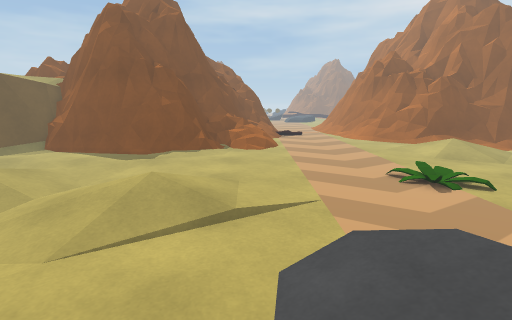
View 1 (above)

20 first-person views from a walk through a scene from a Unity 3-D project. The camera is 1.4 m above the floor, tilts 10° down and sees 80° across. The floor is counted in squares, 0.5 m on a side. Each view is taken from the middle of a square. On the plan, view 1 faces up. The plan holds only what a view shows up to about 20 squares ahead; the rest is blank. The place goes on beyond the plan. The player is left out.

View 2
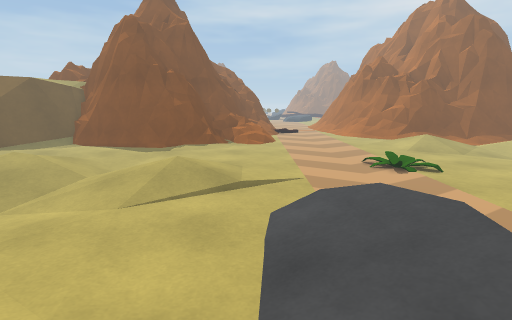

View 3
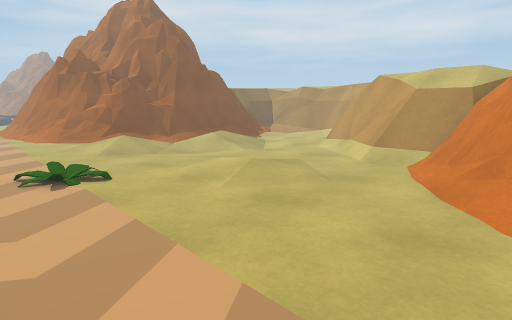

View 4
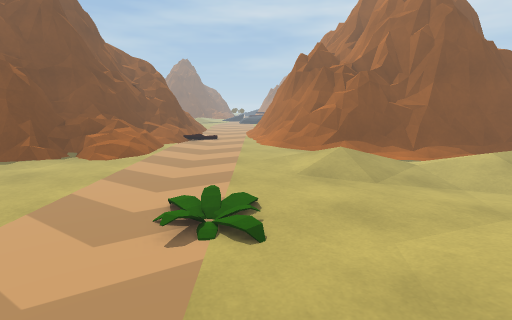

View 5
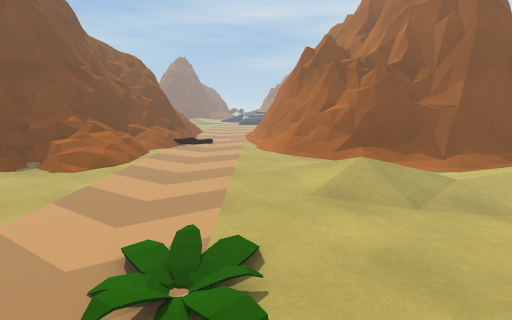

View 6
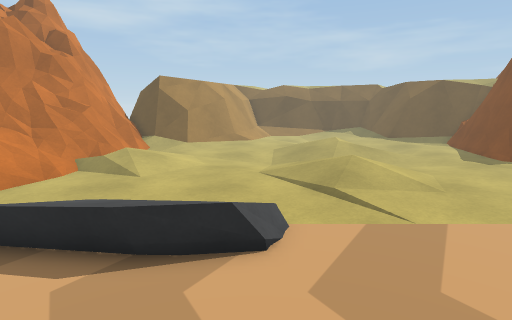

View 7
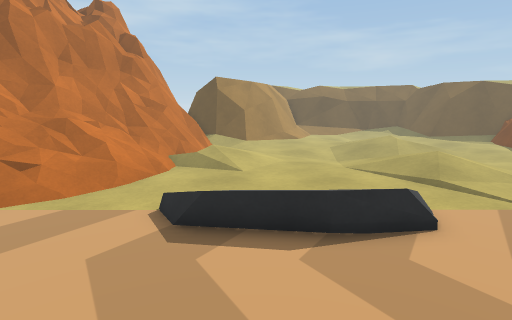

View 8
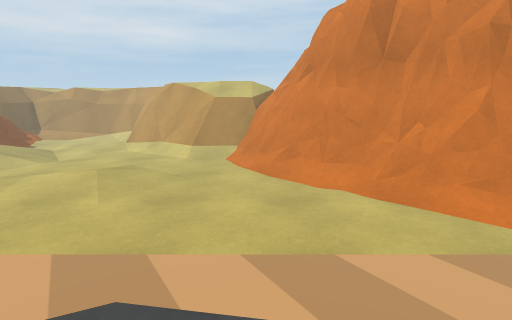

View 9
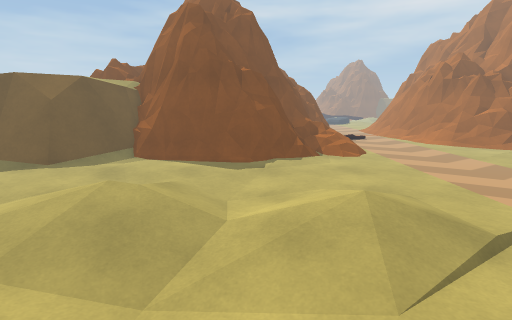

View 10
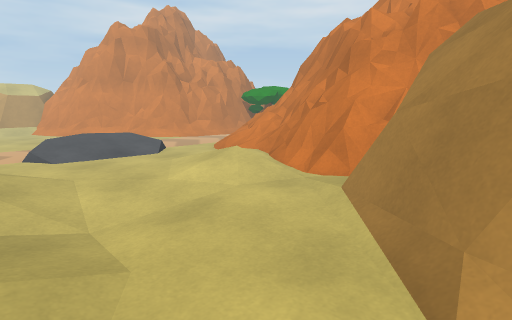

View 11
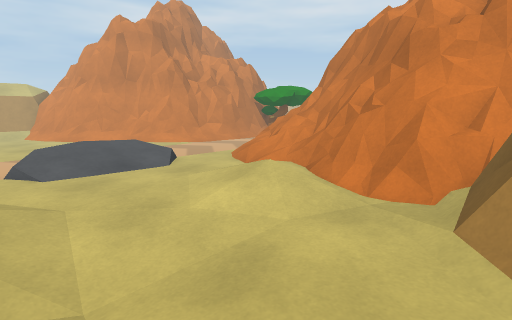

View 12
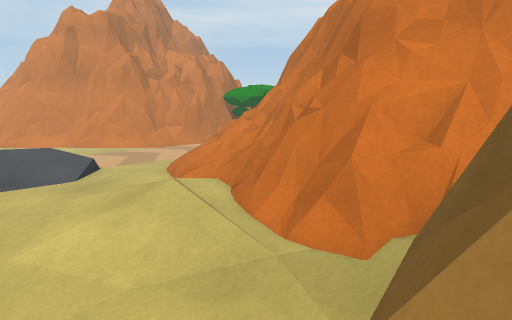

View 13
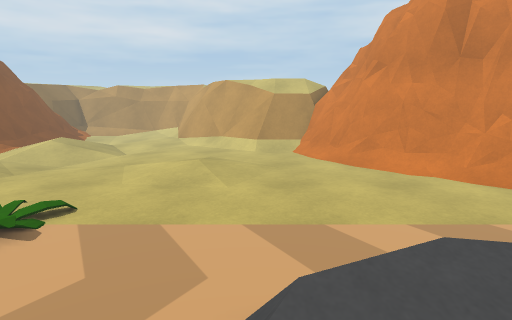

View 14
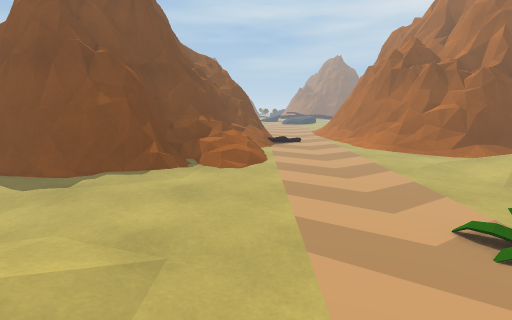

View 15
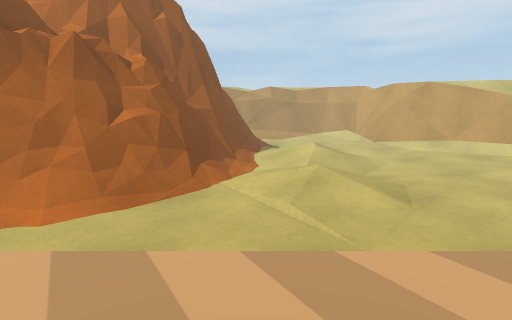

View 16
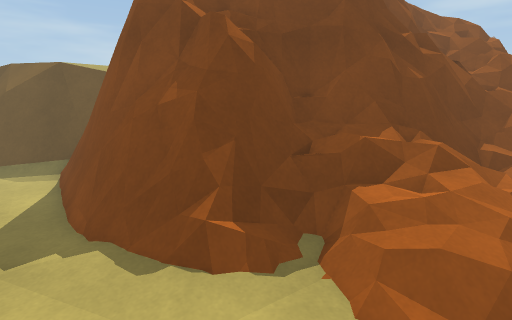

View 17
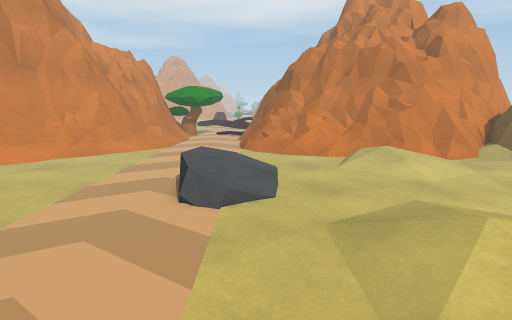

View 18
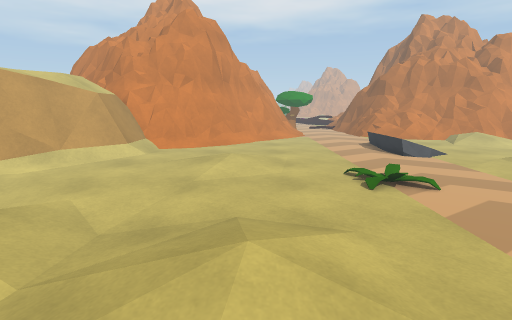

View 19
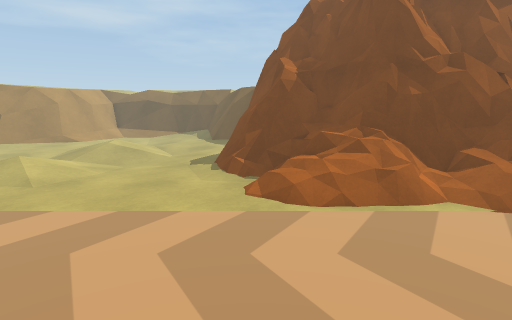

View 20
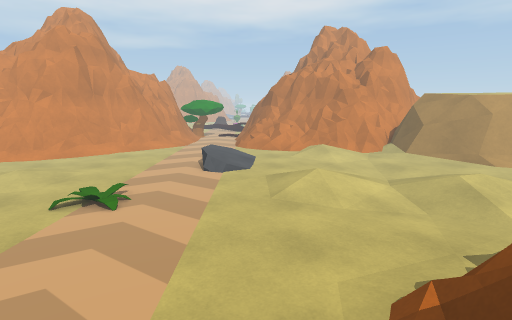

### Floor plan
Key: @ floor where view 1 was taken; # wall or solid block; . main floor; : floor 0.25 m higher than the main floor; - floor 0.25 m lower than the main floor; + floor 0.5 m higher than the main floor; * floor 0.75 m higher than the main floor; % floor 1 m higher than the main floor; / step, stairs or slope; = window, fence, low wall or low ledge; ^ raised ledge; P plant.
Columns run from 16 left of view 1 to 21 right of it. Each row starts with its distance up from view 1.
 27              ##=//.......//=###
 26             ##=///......../#=^####
 25           =##=#///........//#=######
 24           ##==%///........./#==#######
 23           ##=%%///..........//###=^###
 22           ###*++//.............../##==
 21 #####     ###+.///........../:........
 20 ##^###########.//.........::/::..../:
 19 #^====#####^=#............::+:/...:/:
 18 #=....##====#..............::::..::::
 17 =..........................:/:...//::
 16 ...............................--//://
 15 ....-..........................--././/
 14 .... -..........................--..-
 13 ....  ./---.........................--
 12 ...  /.//--...........PPP.............
 11  -.. :://-.../........PPP.............
 10   .:::+:/...:/:.........P.............
  9    .::/:...::+/:......................
  8 .   .://../:::::............:::.......
  7  ....../....://.............:::....../
  6  ......---........................../=
  5  ......---......./ :.............../=^
  4  /......-........  +.............../=#
  3 #=/..............  +/............../=#
  2 ##=/.............  +/.............//=#
  1  ##=/.....:....../ +............/#===^
  0  ###=/...::::...@  +...........:==####
 -1   ##=...::::/..../:.........../=######
 -2    #=###.:::/................/=###
 -3    #==#^=#:///..............:#^##
 -4    ^^####=*/////.........../==##
 -5   ######^==////+//......../=^###
 -6        ###^=//////......./=####

Where each view was taken, in squares from view 1:
view 1: 0 up, 0 right, facing up
view 2: 3 down, 0 right, facing up
view 3: 2 down, 4 right, facing up-right
view 4: 4 up, 8 right, facing up
view 5: 7 up, 8 right, facing up
view 6: 5 up, 9 right, facing left
view 7: 1 up, 10 right, facing left
view 8: 1 up, 1 right, facing right
view 9: 1 up, 6 left, facing up
view 10: 8 up, 16 left, facing down-right
view 11: 7 up, 13 left, facing down-right
view 12: 3 up, 13 left, facing down-right
view 13: 5 up, 0 right, facing right
view 14: 6 up, 1 right, facing up
view 15: 21 up, 1 right, facing right
view 16: 16 up, 1 right, facing up-left
view 17: 14 up, 1 right, facing down
view 18: 23 up, 12 right, facing down
view 19: 20 up, 11 right, facing left
view 20: 24 up, 0 right, facing down
